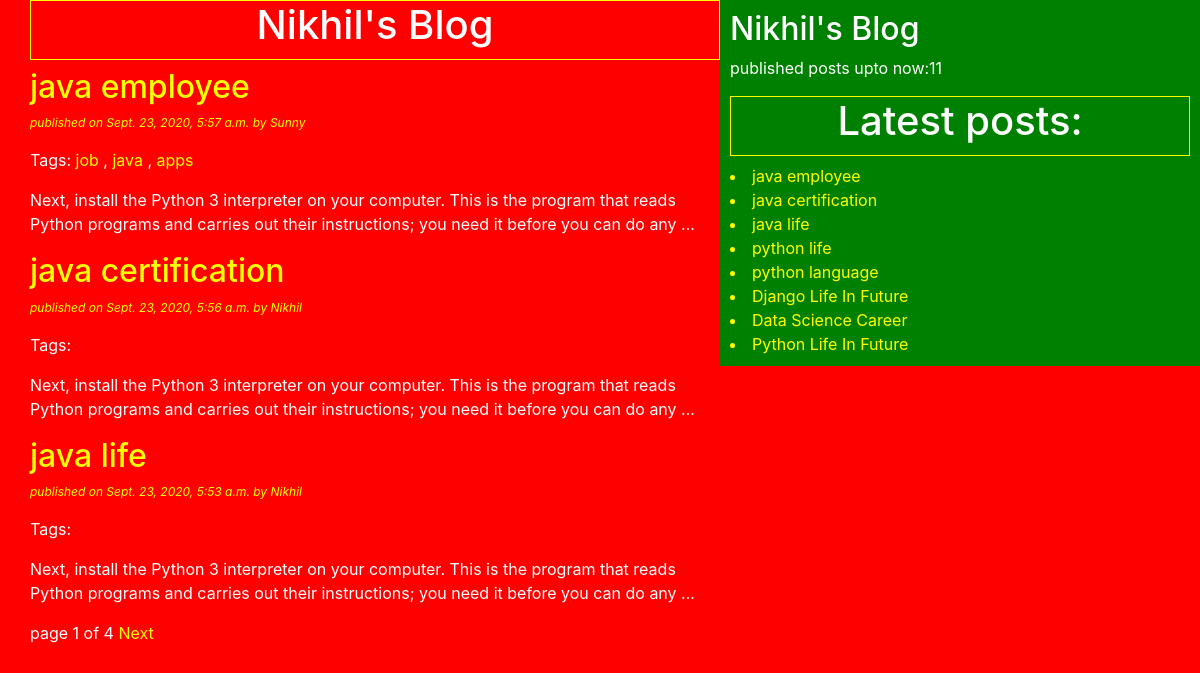
The page / on the database its author committed.
### blog/models.py (models this page shows, shortened)
class Post(models.Model):
    STATUS_CHOICES=(('draft','Draft'),('published','Published'))
    title=models.CharField(max_length=256)
    slug=models.SlugField(max_length=234,unique=True)
    author=models.ForeignKey(User,related_name='blog_posts',on_delete=models.CASCADE)
    body=models.TextField()
    publish=models.DateTimeField(default=timezone.now)#system time
    created=models.DateTimeField(auto_now_add=True)#post object created time
    updated=models.DateTimeField(auto_now=True)#save method called time(we call save method to update an object)
    status=models.CharField(max_length=11,choices=STATUS_CHOICES,default='draft')
    objects=CustomManager()
    tags=TaggableManager()#Post.tags.all()
    class Meta:
        ordering=('-publish',)
    def get_absolute_url(self):
        return reverse('post_detail',args=[self.publish.year,self.publish.strftime('%m'),self.publish.strftime('%d'),self.slug])

### blog/views.py (the view)
# urls.py: path('',views.post_list_view ),
def post_list_view(request,tag_slug=None):
    post_list=Post.objects.all()#QuerySet
    tag=None
    if tag_slug:#if tag_slug is not None
        tag=get_object_or_404(Tag,slug=tag_slug)
        post_list=post_list.filter(tags__in=[tag])
    paginator=Paginator(post_list,3)
    page_number=request.GET.get('page')
    try:
        pageobj=paginator.page(page_number)#all records in this page_number will come
        print(type(pageobj))#<class 'django.core.paginator.Page'>
    except PageNotAnInteger:
        pageobj=paginator.page(1)#get records of page 1
    except EmptyPage:#if next page is empty
        pageobj=paginator.page(paginator.num_pages)#display last page
    return render(request,'blog/post_list.html',{'pageobj':pageobj,'tag':tag})

### blog/models.py (called while the page is built)
    def get_queryset(self):
        return super().get_queryset()#.filter(status='published')

### blog/templatetags/blog_tags.py (called while the page is built)
@register.simple_tag
def total_posts():
    return Post.objects.count()

@register.inclusion_tag('blog/latestposts123.html')
def show_latest_posts():
    latest_posts=Post.objects.order_by('-publish')[:8]
    return {'latest_posts':latest_posts}

### templates/blog/post_list.html (shortened to what this page needs)
<!DOCTYPE html>
{% extends 'blog/base.html'%}
{%block content%}
<h1>Nikhil's Blog</h1>
{%for post in pageobj%}
<a href="{{post.get_absolute_url}}"> <h2>{{post.title}}</h2> </a>
<p id='date'>published on {{post.publish}} by {{post.author|title}}</p>
<p>Tags:
  {% for tag in post.tags.all%}
  <a href="{% url 'post_list_by_tag_name' tag.slug%}">{{tag.name}}</a>
  {% if not forloop.last%},{%endif%}
  {%endfor%}
</p>
{{post.body|truncatewords:30|linebreaks}}
{%endfor%}
{%include 'blog/pagination.html' with page=pageobj%}
{%endblock%}

### templates/blog/base.html (shortened to what this page needs)
<!DOCTYPE html>
{% load static %}
{% load blog_tags %}
<html lang="en" dir="ltr">
  <head>
    <link rel="stylesheet" href="https://stackpath.bootstrapcdn.com/bootstrap/4.5.0/css/bootstrap.min.css">
<link rel="stylesheet" href="{% static 'css/blog.css' %}">
  </head>
  <body>
    <div class="content">
    {%block content%}
    {%endblock%}
      </div>
      <div class="sidebar">
        <h2>Nikhil's Blog</h2>
        <p>published posts upto now:{%  total_posts%}</p>
        <h1>Latest posts:</h1>
        {% show_latest_posts%}
      </div>
  </body>
</html>

### templates/blog/pagination.html (shortened to what this page needs)
<div class="paginator">
<span>page {{page.number}} of {{page.paginator.num_pages}}</span>
{%if page.has_next%}
<a href="?page={{page.next_page_number}}">Next</a>
{%endif%}
</div>

### templates/blog/latestposts123.html
{% for post in latest_posts%}
<a href="{{post.get_absolute_url}}"> <li>{{post.title}}</li> </a>
{% endfor%}

### static/css/blog.css (style rules this page uses)
.content { width: 60%; float: left; padding: 0 0 0 30px; background: red; }
.sidebar { width: 40%; float: right; padding: 10px; background: green; }
h1 { text-align: center; border: 1px solid yellow; padding-bottom: 10px; }
body { color: white; background: red; }
#date { color: yellow; font-size: 12px; font-style: italic; }
a { color: yellow; }

### rows shown on the page
Post: title "java employee", publish "Sept. 23, 2020, 5:57 a.m.", author "Sunny", body "Next, install the Python 3 interpreter on your computer. This is the program that reads Python programs and carries out their instructions; you need it before you can do any …"
Tag: name "job"
Tag: name "java"
Tag: name "apps"
Post: title "java certification", publish "Sept. 23, 2020, 5:56 a.m.", author "Nikhil", body "Next, install the Python 3 interpreter on your computer. This is the program that reads Python programs and carries out their instructions; you need it before you can do any …"
Post: title "java life", publish "Sept. 23, 2020, 5:53 a.m.", author "Nikhil", body "Next, install the Python 3 interpreter on your computer. This is the program that reads Python programs and carries out their instructions; you need it before you can do any …"
Post: title "python life"
Post: title "python language"
Post: title "Django Life In Future"
Post: title "Data Science Career"
Post: title "Python Life In Future"

### other values the page prints
{{ page.number }} "1"
{{ page.paginator.num_pages }} "4"
